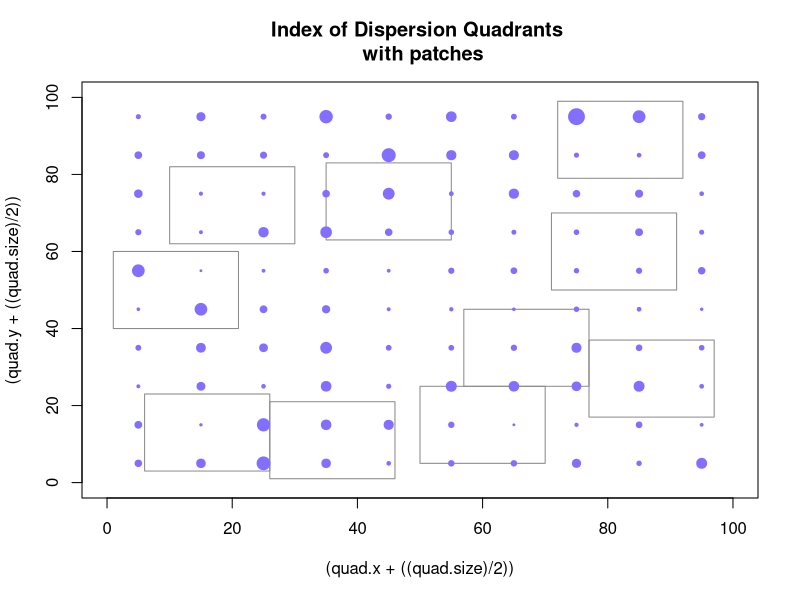
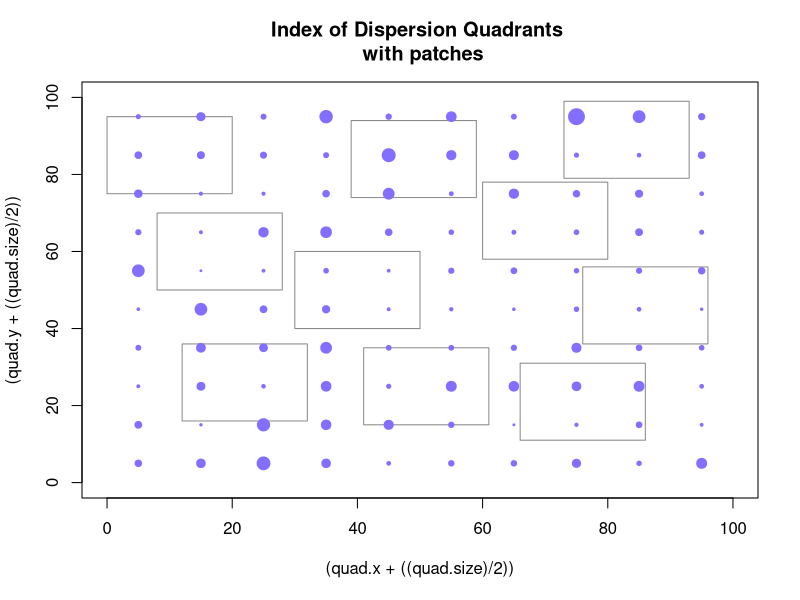
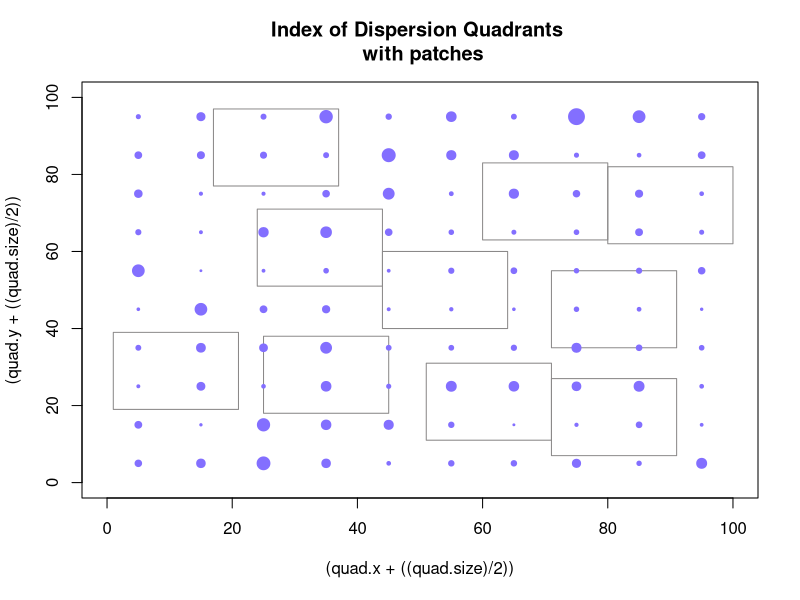
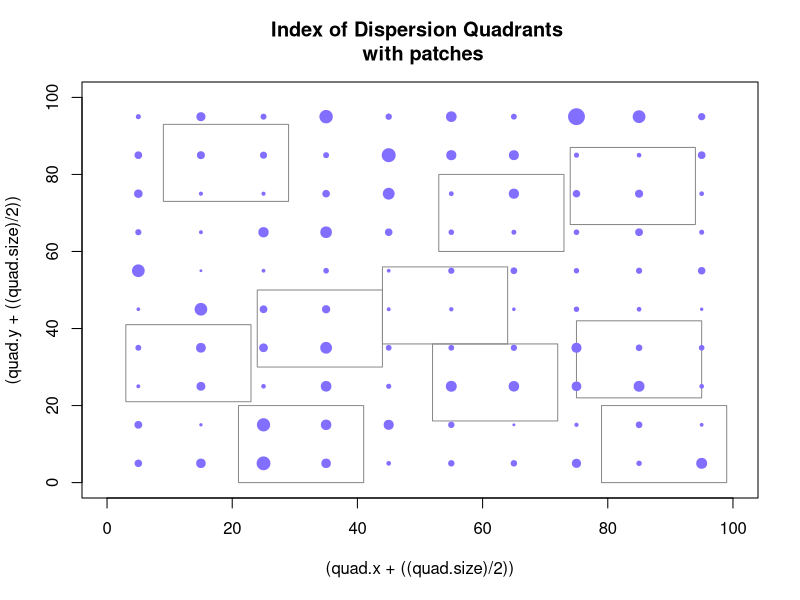
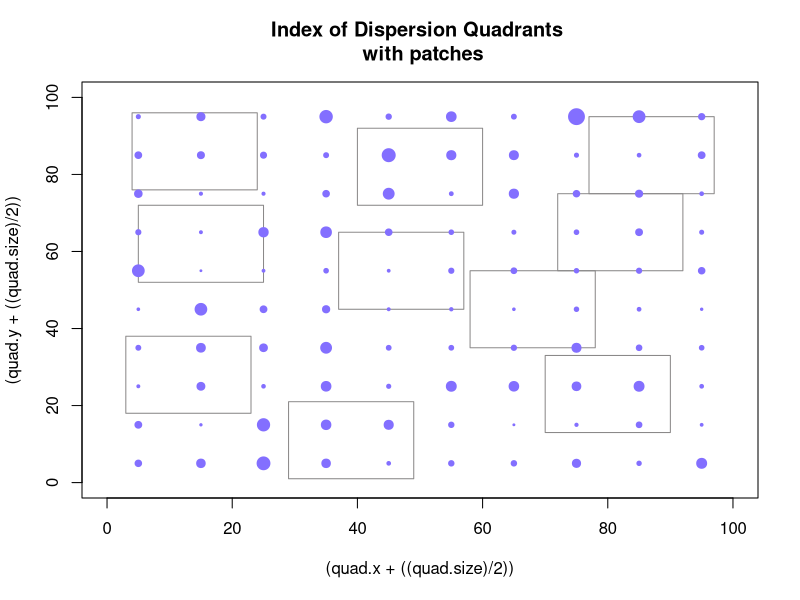
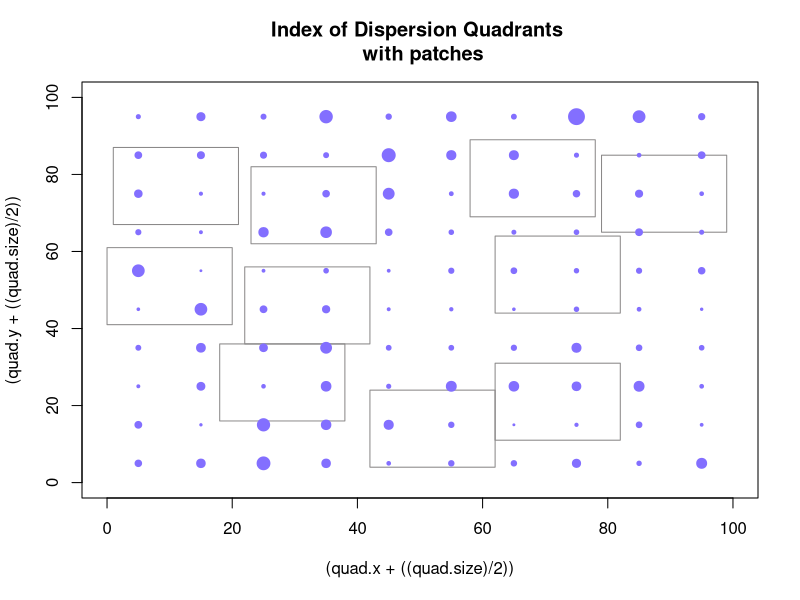
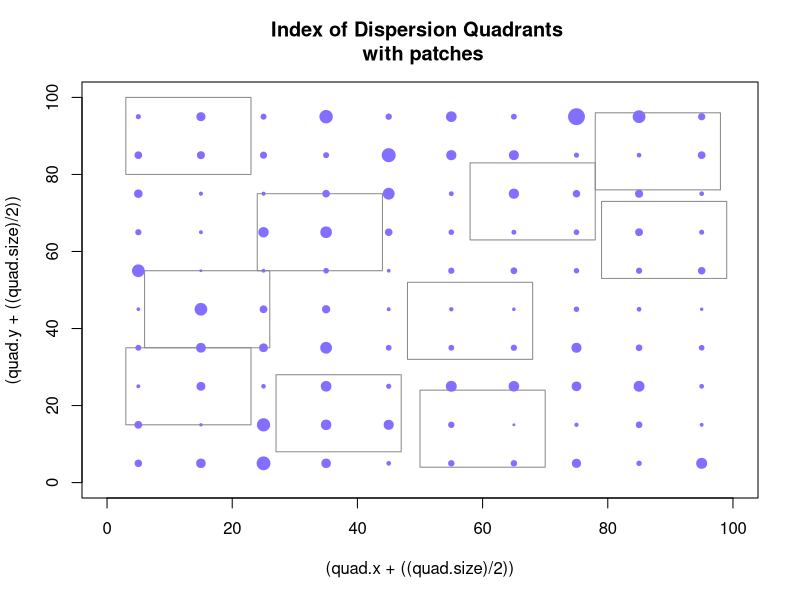
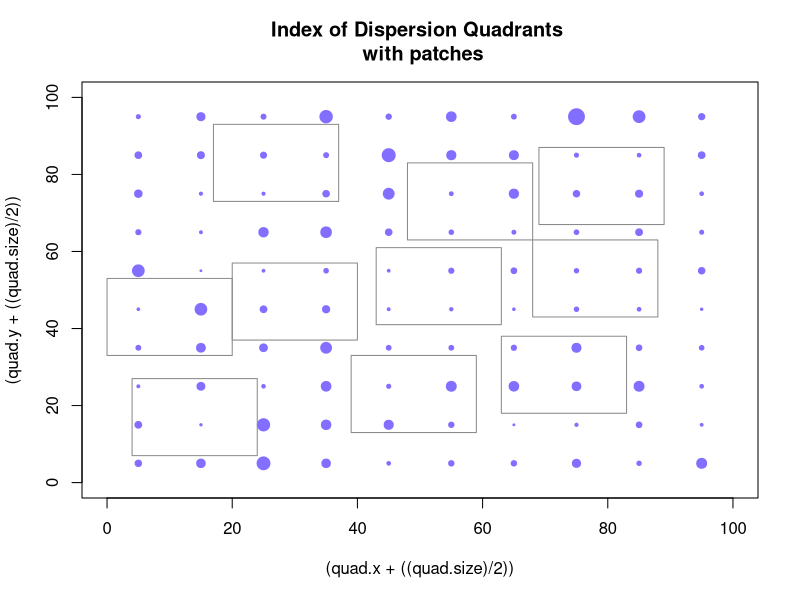

The R script that drew these images, in order: (Note: a time limit stopped this script after it produced the figures.)

  #What is mean.nn, var.nn supposed to be?  I forget.
###########I don't know what trials I should run.
#  The display will not work for large data sets.  I think the most important part is to get 
#  replicates for each landscape.  So that means repeats, islands.to.be.removed, and alpha.
#  But then again, we want to change the layout of patches.  Ex:  spatial.dist & clustering









#OPTIONS
 #1.  Choose to set metric to:
      # A)                      "sp" - Space between patch edges - Note:  Use for island model
      # B)                      "d"  - Space between patch centres 
     metric.lab="sp"        
 #2.  Assign Number of patches (num)
     num=100                        
 #3.  Assign Total Spatial Area over which the patches are distributed (Tx by Ty)
     Tx=100
     Ty=100
 #4.  Choose patch size distribution:
      # A Higher value is more clustered, 0 is uniform
     size.dist=1
 #5.  Choose spatial dist.  u=uniform, r=random, c=clustered
     spatial.dist="u"
      # For clustered, specify by how much.  
     clustering=0.5
 #6.  Block Number for clustering/random - May not be necessary to change,
      # and a little complicated to modify, so not included. 10x10 patches
      # probably OK for initial analyses.
      # Find under SPATIAL DIST. B) 
 #7.  Uniform Distribution - May want to modify to have patches go right to the edge.
      # However, we already have edge avoidance for random & clustered, so not necessary.
 #8.  Percentage of Islands that are not removed (as decimal)
     islands.to.be.removed=0.8  #WARNING!!!!  TEMP. CHANGED,  may be better at .5######## 
 #9.  Repeats for habitat destruction
      #repeats is the number of time we repeat simulation  
     repeats=10  #WARNING!!!!  TEMP. CHANGED, may be better at 100########
 #10. Change Alpha (for natural landscape - alpha changes according to how much land you remove)
     alpha=seq(1,2,.25)
 #11. Change mu
     mu=1
 #12. Total number of repeats for the entire program
     number.of.bunch.of.repeats=10
#overall data output
setwd("M:/R Program/DATA3")
#setwd("C:/Users/Ben/Dropbox/R code/R code/habitat loss versus degradation metapopulation") #machine specific
prop.area<-undisturbed.eigen<-eigen.patch.rm <-eigen.islands<-eigen.quality<-num.patch.rem<-alpha.count<-bunch.of.repeats<-landscape.id<-mean.nn<-var.nn<-0
out.data<-cbind(prop.area,undisturbed.eigen,eigen.patch.rm ,eigen.islands,eigen.quality,num.patch.rem,alpha.count,bunch.of.repeats,landscape.id,mean.nn,var.nn)
nice.out.data<-cbind(prop.area,undisturbed.eigen,eigen.patch.rm ,eigen.islands,eigen.quality,num.patch.rem,alpha.count,bunch.of.repeats)

  
#PROGRAM

###############################################################
###############################################################
###############################################################

#Unique label for each run
unique.lab<-format(Sys.time(), "%b %d, %H,%M") ;unique.lab 

#Bunch of repeats:
for (bunch.of.repeats in 1:number.of.bunch.of.repeats) {

#So let us call A[i] the area of patch i (pi).  Assume circular patches for now, centered at (x[i],y[i]).

#PATCH SIZE - Total area is 100
#A<-rep(0,num); dim(A)<-c(num)
#    #A) Equally Sized 
#        A=rep(1 ,num)  #This part may not be necessary if we are not adding any other distribution types to part B (ex. rpois, rbinom...)
#          
    #B) Log normal distribution of site sizes
        #Issue (Slight approx.  -->  When scaling to fit total area of 100, you disrupt log normal distribution)
        A=rlnorm(n=num,mean=0,sd=size.dist) #Higher sd is more clustered
        A<-(num*A)/(sum(A))  

#RADIUS - Since patches are circular, ri=radius of ith patch.
        r<-sqrt(A/pi);  landscape.original.r=r
    
#LOCATION - Assign xi and yi
x<-rep(0,num); dim(x)<-c(num)
y<-rep(0,num); dim(y)<-c(num)

#SPATIAL DISTRIBUTION OF PATCHES
  #A) Uniform distribution (Only works for num=100 right now - more complicated for alternative num and Tx, Ty values)
    if (spatial.dist=="u"){
    x<-rep(seq(from=5,to=95,by=10),10)
    y<-rep(seq(from=5,to=95,by=10),each=10)}
  #B) Random & Aggregated Distribution - Agregated is a small size value, random is a large size value
    if (spatial.dist!="u"){ 
          #First, Assign the number of patches to go in each block in the total spatial area
          #Total number of blocks is block.number
          block.number=Tx*Ty/100
          mean.num<-num/block.number 
          if (spatial.dist!="c"){blocks<-rnbinom(n=block.number,size=clustering,mu=mean.num)} #aggregated
          if (spatial.dist!="r"){blocks<-rpois(n=block.number,lambda=mean.num)} #random - this is equivalent to size = infinity
          #Make total patch count = num
          while (sum(blocks)<num) {
             block.add<-runif(n=1,min=1,max=block.number+1)
             blocks[block.add]<-blocks[block.add]+1
             }
          while (sum(blocks)>num) {
             block.rm<-runif(n=1,min=1,max=block.number+1)
             if(blocks[block.rm]>0){
                blocks[block.rm]<-blocks[block.rm]-1
                }
             }   
             
          #Now place the patches within each block.  (Approx:  If the patches are too big to fit in one block, randomly place the patch nearby.)  
          patch.rad<-rep(0,num); dim(patch.rad)<-c(num)
          block.counter<-1
          patch.counter<-1
          for (i in 0:9) {  
            for (j in 0:9) { 
              if (blocks[block.counter]>0) {
                for (k in 1:blocks[block.counter]) {
                fit<-0
                to.exit<-0
                      while (fit==0) {
                           if(to.exit<=3) {
                              print(to.exit)
                              tmpi<-i*10+sample(1:9,size=1)
                              tmpj<-j*10+sample(1:9,size=1)
                           }
                           else {
                              tmpi<-tmpi+rnorm(n=1,mean=0,sd=2)
                              tmpj<-tmpj+rnorm(n=1,mean=0,sd=2)
                           }
                           tmp.rad<-r[patch.counter]
                           dis<-((x-tmpi)^2+(y-tmpj)^2)^.5-patch.rad-tmp.rad
                           #Note:  There is some origin avoidance here
                           #Some edge avoidance:
                           edge.dis<-min(c(tmpi-tmp.rad,tmpj-tmp.rad,Tx-tmpi-tmp.rad,Ty-tmpj-tmp.rad))
                           if (min(dis)<=0) {to.exit<-to.exit+1}
                           else if (edge.dis<0) {to.exit<-to.exit+1}
                           else   {fit<-1}
                      }
                      x[patch.counter]<-tmpi
                      y[patch.counter]<-tmpj
                      patch.rad[patch.counter]<-r[patch.counter]
                      patch.counter<-patch.counter+1
                }
              }
            block.counter<-block.counter+1
          }
          } 
          r<-patch.rad
    }

landscape.id<- format(Sys.time(), "%b %d %H %M %S")
tmp.landscape<-data.frame(x,y,r) ; tmp.name<-paste("landscape",unique.lab,"-",bunch.of.repeats,".txt",sep="")
write.table(tmp.landscape,file=tmp.name,sep="\t",row.names=F)  

#DISTANCE among patches - d is distance between patch centres, sp is the distance between patch edges. 
d<-rep(0,num^2);dim(d)<-c(num,num)
sp<-rep(0,num^2);dim(sp)<-c(num,num)   
    for (i in 1:num) {
      for (j in 1:num)  {
        d[i,j]<-((x[i]-x[j])^2+(y[i]-y[j])^2)^.5
        if (j!=i) {sp[i,j]<-(((x[i]-x[j])^2+(y[i]-y[j])^2)^.5)-(r[i]+r[j])}
      }
    }

#DISTANCE METRICS!
        d2<-as.vector(d); d2<-subset(d2,d2>0) ;d2<-d2[order(d2)]
        min.dist<-d2[1];second.dist<-d2[3];var.dist<-var(d2);mean.dist<-mean(d2)
        #Index of dispersion randomly placed boxes.  Make non-overlapping.  Use sites that have center in box (or else you coud do total area)
          quadrant.counter<-1
          quad.size<-20
          num.of.quad<-10
          quad.reps=20
          dispersion.index.area.approx.pre=rep(0,quad.reps); dim(dispersion.index.area.approx.pre)=c(quad.reps); dispersion.index.points.pre=rep(0,quad.reps); dim(dispersion.index.points.pre)=c(quad.reps)
          for (k in 1:quad.reps){
              quad.x=rep((Tx+quad.size),num.of.quad); dim(quad.x)=c(num.of.quad); quad.y=rep((Ty+quad.size),num.of.quad); dim(quad.y)=c(num.of.quad)
              for (i in 1:(num.of.quad)){
                exit.strategy=0
                overlap=rep(-1,num.of.quad)                                                                                                                                                    
                while ((min(overlap)<0)&(exit.strategy<500)){ 
                  tmp.quad.x<-sample(0:(Tx-quad.size),1)
                  tmp.quad.y<-sample(0:(Ty-quad.size),1)
                  exit.strategy=exit.strategy+1
                  for (j in 1:num.of.quad) {
                  	overlap[j]<-(max((tmp.quad.x+quad.size-quad.x[j])*(tmp.quad.x-quad.x[j]-quad.size),(tmp.quad.y+quad.size-quad.y[j])*(tmp.quad.y-quad.y[j]-quad.size))) 
                  }
                quad.x[i]<-tmp.quad.x; quad.y[i]<-tmp.quad.y
             	  }
              }

              #Display:
              symbols((quad.x+((quad.size)/2)),(quad.y+((quad.size)/2)),fg="snow4",xlim=c(0,Tx),ylim=c(0,Ty), main=("Index of Dispersion Quadrants \n with patches"), rectangles= matrix(rep((quad.size),num.of.quad*2),ncol=2), inches=F); symbols(x, y,fg="slateblue1", bg="slateblue1",circles=r, inches=F, add=T)
              #Count Number of patches in each quadrant:
              quad.patch.points=rep(0,num.of.quad); dim(quad.patch.points)=c(num.of.quad)
              quad.patch.area.approx=rep(0,num.of.quad); dim(quad.patch.area.approx)=c(num.of.quad)
              for (i in 1:num.of.quad){
              	for (j in 1:num){
              		if ((max((x[j]-quad.x[i])*(x[j]-quad.x[i]-quad.size),(y[j]-quad.y[i])*(y[j]-quad.y[i]-quad.size)))<=0){quad.patch.points[i]=quad.patch.points[i]+1; quad.patch.area.approx[i]=quad.patch.area.approx[i]+r[j]}
              	}
              }
              var.quad.points=var(quad.patch.points); mean.quad.points=mean(quad.patch.points)
              dispersion.index.points.pre[k]=var.quad.points/mean.quad.points
              var.quad.area.approx=var(quad.patch.area.approx); mean.quad.area.approx=mean(quad.patch.area.approx)
              dispersion.index.area.approx.pre[k]=var.quad.area.approx/mean.quad.area.approx
          }
          dispersion.index.points=mean(dispersion.index.points.pre)
          dispersion.index.area.approx=mean(dispersion.index.area.approx.pre)
          dispersion.index.points; dispersion.index.area.approx
        # Save landscape locations and patch sizes in another file    
        landscape.summary<-data.frame(bunch.of.repeats, min.dist, second.dist, var.dist, mean.dist, num, Tx, Ty, size.dist, spatial.dist, mu, quad.size, num.of.quad, dispersion.index.points, dispersion.index.area.approx); landscape.summary.name<-paste("landscape summary", unique.lab,"-",bunch.of.repeats,".txt",sep="")
        write.table(landscape.summary, file=landscape.summary.name, sep="\t",row.names=T)

    
#RENAMING VARIABLES - Are we using d or sp this time?

if (metric.lab=="sp") {metric=sp; metric.sp=1}                                
else {metric=d; metric.sp=0}

#ALPHA repeats          
for (alpha.count in alpha) {

#NATURAL LANDSCAPE MATRIX & EIGENVALUE
m<-rep(0,num^2);dim(m)<-c(num,num)   
    for (i in 1:num) {
      for (j in 1:num)  {
      if (i==j) {m[i,j]<-0}
        else {
         m[i,j]<-mu^2*A[i]*A[j]*exp(-1*metric[i,j]/alpha.count)}
      }}
   sol<-eigen(m,symmetric=F)
   aa<-sol$values[order(sol$values,decreasing=T)]
   eigen.natural<-Re(aa[1])

###############################################################
count<-0
prop.area<-c();eigen.patch.rm=c(); eigen.islands=c(); eigen.quality=c(); num.patch.rem=c(); eigen.quality2=c()
total.area=sum(A)
new.m<-rep(0,num^2);dim(new.m)<-c(num,num)    #new m with sites removed
m.smallermu<-rep(0,num^2);dim(m.smallermu)<-c(num,num) #For lower patch quality 
m.islands<-rep(0,num^2);dim(m.islands)<-c(num,num)# For Island model
for (i in 1:(islands.to.be.removed*num)) {  
    for (j in 1:repeats){
        count<-count+1
        print(count)
        num.patch.rem[count]=i
        # PATCH REMOVAL
        to.rem<-sample(1:num,size=i,replace=F)
        A.rem<-A ;  A.rem[to.rem]<-0 # Set size of patches to remove to zero
            for (k in 1:num) {
               for (l in 1:num)  {
               if (k==l) {new.m[k,l]<-0}
                 else {
                  new.m[k,l]<-mu^2*A.rem[k]*A.rem[l]*exp(-1*metric[k,l]/alpha.count)}  # New matrix with removed sites removed
               }}
            sol<-eigen(new.m,symmetric=F)
            aa<-sol$values[order(sol$values,decreasing=T)]
            eigen.patch.rm[count]<-Re(aa[1])    

        # PATCH QUALITY
        prop.area[count]=(total.area-sum(A[to.rem]))/total.area
        eigen.quality[count]=eigen.natural*(prop.area[count]^2)        
        
        # ISLAND MODEL Reduce the area of each patch    
        if (metric.sp==1) {
            new.A=prop.area[count]*A
            new.r=sqrt(new.A/pi)        
            new.sp<-rep(0,num^2);dim(new.sp)<-c(num,num)     
            for (k in 1:num) {  #dont need to reset new2.m since k!=l always constant
               for (l in 1:num)  {
                 if (k!=l) { 
                 new.sp[k,l]<-(((x[k]-x[l])^2+(y[k]-y[l])^2)^.5)-(new.r[k]+new.r[l])
                 m.islands[k,l]<-mu^2*new.A[k]*new.A[l]*exp(-1*new.sp[k,l]/alpha.count)}
            } }
        sol<-eigen(m.islands,symmetric=F)
        aa<-sol$values[order(sol$values,decreasing=T)]
        eigen.islands[count]<-Re(aa[1])} 
    }
}
if (metric.sp==0) {eigen.islands=eigen.quality}




###############################################################
########################SAVE DATA##############################
###############################################################


#SUMMARY
t.undisturbed.eigen<-rep(eigen.natural,length(prop.area)) ;t.bunch.of.repeats<-rep(bunch.of.repeats,length(prop.area));t.alpha.count<-rep(alpha.count,length(prop.area))
tmp.out<-cbind(prop.area,t.undisturbed.eigen,eigen.patch.rm ,eigen.islands,eigen.quality,num.patch.rem,t.alpha.count,t.bunch.of.repeats,landscape.id,mean.nn,var.nn)
out.data<-rbind(out.data,tmp.out)
nice.tmp.out<-cbind(prop.area,t.undisturbed.eigen,eigen.patch.rm ,eigen.islands,eigen.quality,num.patch.rem,t.alpha.count,t.bunch.of.repeats)
nice.out.data<-rbind(nice.out.data,nice.tmp.out)

summary.of.trial<-summary(cbind(prop.area,eigen.patch.rm,eigen.islands,eigen.quality))
tmp.name<-paste("Summary,alpha=",alpha.count,",",unique.lab,"-",bunch.of.repeats,".txt",sep="")
write.table(summary.of.trial,file=tmp.name,sep="\t",row.names=T)

}

}

summary.stats=data.frame(out.data)
summary.stats<-summary.stats[-1,]
nice.su.stats=data.frame(nice.out.data)
nice.su.stats=nice.su.stats[-1,]


######SAVE OUTPUT
tmp.name<-paste("RESULTS",unique.lab,".txt",sep="")
write.table(summary.stats,file=tmp.name,sep="\t",row.names=T)
write.table(nice.su.stats,file=(paste("nice",tmp.name)),sep="\t",row.names=T)


print("DONE!!!")






#DISPLAY:

##### Subset into each alpha:
for(j in 1:length(alpha))  {
      ss<-subset(nice.su.stats,alpha.count==alpha[j]) 

      windows()
      plot(ss$prop.area,ss$eigen.patch.rm,main=(paste("Alpha=",alpha[j])))
      points(ss$prop.area,ss$eigen.islands,col="red")
      points(ss$prop.area,ss$eigen.quality,col="blue")
      plot.name1=paste("Point-plot(prop.area),alpha=",alpha[j],",",unique.lab,sep="")
      savePlot(filename=paste(plot.name1,".pdf",sep=""), type=c("pdf"))
      savePlot(filename=paste(plot.name1,".png",sep=""), type=c("png"))
      savePlot(filename=paste(plot.name1,".bmp",sep=""), type=c("bmp"))
      savePlot(filename=paste(plot.name1,".tiff",sep=""), type=c("tiff"))
      
      windows()
      break.size=5
      br.s=break.size/100
      num.breaks=islands.to.be.removed/br.s
      eigen.islands.subset=rep(NA,num.breaks*repeats*(islands.to.be.removed*num)*number.of.bunch.of.repeats);dim(eigen.islands.subset)=c(num.breaks,repeats*(islands.to.be.removed*num)*number.of.bunch.of.repeats)
      eigen.quality.subset=rep(NA,num.breaks*repeats*(islands.to.be.removed*num)*number.of.bunch.of.repeats);dim(eigen.quality.subset)=c(num.breaks,repeats*(islands.to.be.removed*num)*number.of.bunch.of.repeats)
      eigen.patch.rm.subset=rep(NA,num.breaks*repeats*(islands.to.be.removed*num)*number.of.bunch.of.repeats);dim(eigen.patch.rm.subset)=c(num.breaks,repeats*(islands.to.be.removed*num)*number.of.bunch.of.repeats)
      label.job=rep(NA,num.breaks);dim(label.job)=num.breaks
      for (i in 1:num.breaks){
          temp.di=subset(ss$eigen.islands,ss$prop.area>=(1-islands.to.be.removed+(br.s*(i-1)))&ss$prop.area<(1-islands.to.be.removed+(br.s*i)))
          eigen.islands.subset[i,1:length(temp.di)]=temp.di
          temp.di=subset(ss$eigen.quality,ss$prop.area>=(1-islands.to.be.removed+(br.s*(i-1)))&ss$prop.area<(1-islands.to.be.removed+(br.s*i)))
          eigen.quality.subset[i,1:length(temp.di)]=temp.di
          temp.di=subset(ss$eigen.patch.rm,ss$prop.area>=(1-islands.to.be.removed+(br.s*(i-1)))&ss$prop.area<(1-islands.to.be.removed+(br.s*i)))
          eigen.patch.rm.subset[i,1:length(temp.di)]=temp.di
          label.job[i]=paste((1-islands.to.be.removed+(br.s*(i-1))),"-",(1-islands.to.be.removed+(br.s*i)))
      }
      boxplot(t(eigen.islands.subset),col="red",names=label.job, main=(paste("Alpha=",alpha[j]))); boxplot(t(eigen.quality.subset),col="blue",add=T,names=label.job); boxplot(t(eigen.patch.rm.subset),add=T,names=label.job)
      plot.name2=paste("Barplot,alpha=",alpha[j],",",unique.lab,sep="")
      savePlot(filename=paste(plot.name2,".pdf",sep=""), type=c("pdf"))
      savePlot(filename=paste(plot.name2,".png",sep=""), type=c("png"))
      savePlot(filename=paste(plot.name2,".bmp",sep=""), type=c("bmp"))
      savePlot(filename=paste(plot.name2,".tiff",sep=""), type=c("tiff"))
      
}




windows()
plot(prop.area,eigen.patch.rm)
points(prop.area,eigen.islands,col="red")
points(prop.area,eigen.quality,col="blue")
plot.name1=paste("Point-plot(prop.area),",unique.lab,sep="")
savePlot(filename=paste(plot.name1,".pdf",sep=""), type=c("pdf"))
savePlot(filename=paste(plot.name1,".png",sep=""), type=c("png"))
savePlot(filename=paste(plot.name1,".bmp",sep=""), type=c("bmp"))
savePlot(filename=paste(plot.name1,".tiff",sep=""), type=c("tiff"))


windows()
break.size=5
br.s=break.size/100
num.breaks=islands.to.be.removed/br.s
eigen.islands.subset=rep(NA,num.breaks*repeats*(islands.to.be.removed*num)*number.of.bunch.of.repeats);dim(eigen.islands.subset)=c(num.breaks,repeats*(islands.to.be.removed*num)*number.of.bunch.of.repeats)
eigen.quality.subset=rep(NA,num.breaks*repeats*(islands.to.be.removed*num)*number.of.bunch.of.repeats);dim(eigen.quality.subset)=c(num.breaks,repeats*(islands.to.be.removed*num)*number.of.bunch.of.repeats)
eigen.patch.rm.subset=rep(NA,num.breaks*repeats*(islands.to.be.removed*num)*number.of.bunch.of.repeats);dim(eigen.patch.rm.subset)=c(num.breaks,repeats*(islands.to.be.removed*num)*number.of.bunch.of.repeats)
label.job=rep(NA,num.breaks);dim(label.job)=num.breaks
for (i in 1:num.breaks){
    temp.di=subset(eigen.islands,prop.area>=(1-islands.to.be.removed+(br.s*(i-1)))&prop.area<(1-islands.to.be.removed+(br.s*i)))
    eigen.islands.subset[i,1:length(temp.di)]=temp.di
    temp.di=subset(eigen.quality,prop.area>=(1-islands.to.be.removed+(br.s*(i-1)))&prop.area<(1-islands.to.be.removed+(br.s*i)))
    eigen.quality.subset[i,1:length(temp.di)]=temp.di
    temp.di=subset(eigen.patch.rm,prop.area>=(1-islands.to.be.removed+(br.s*(i-1)))&prop.area<(1-islands.to.be.removed+(br.s*i)))
    eigen.patch.rm.subset[i,1:length(temp.di)]=temp.di
    label.job[i]=paste((1-islands.to.be.removed+(br.s*(i-1))),"-",(1-islands.to.be.removed+(br.s*i)))
}
boxplot(t(eigen.islands.subset),col="red",names=label.job); boxplot(t(eigen.quality.subset),col="blue",add=T,names=label.job); boxplot(t(eigen.patch.rm.subset),add=T,names=label.job)
plot.name2=paste("Barplot",unique.lab,sep="")
savePlot(filename=paste(plot.name2,".pdf",sep=""), type=c("pdf"))
savePlot(filename=paste(plot.name2,".png",sep=""), type=c("png"))
savePlot(filename=paste(plot.name2,".bmp",sep=""), type=c("bmp"))
savePlot(filename=paste(plot.name2,".tiff",sep=""), type=c("tiff"))











#WHAT WAS THIS FOR??????? (Everything below this)

##new program
landscapes<-unique(summary.stats$landscape.id)
paste("landscape ",landscapes[1],".txt",sep="")
